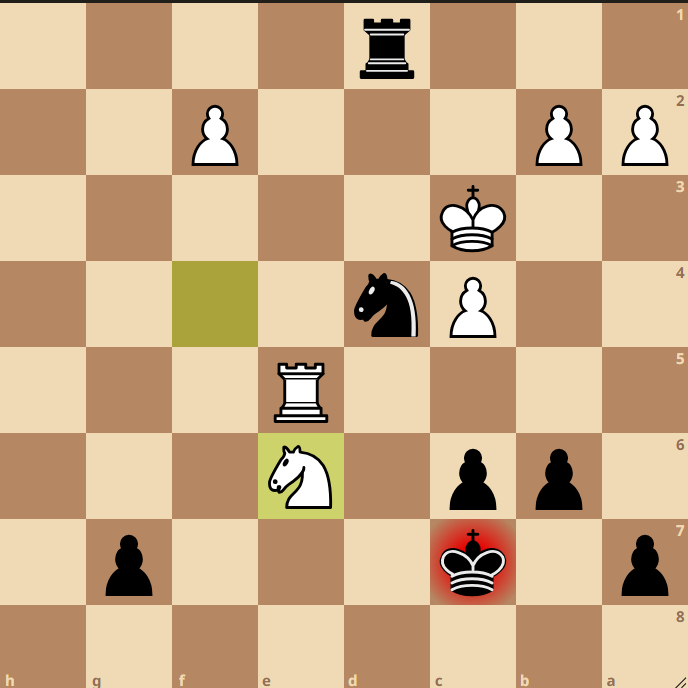
#> input picture chessbot/board.png, 688 x 688 px
$ python -i chessboard_finder.py   (imports and definitions only)
#> lines starting #> are read from the running program, lines starting #| are printed output that depends on the picture; after the words box and inside, x2 and y2 are one past the last pixel; in counts of white or black regions, pixels touching at a corner belong together
import numpy as np
import PIL.Image
import argparse
from time import time
from load_image import *


def nonmax_suppress_1d(arr, winsize=5):
    _arr = arr.copy()
    for i in range(_arr.size):
        left_neighborhood = arr[max(0, i - winsize) : i] if i > 0 else 0
        right_neighborhood = (
            arr[i + 1 : min(arr.size - 1, i + winsize)] if i < _arr.size - 2 else 0
        )
        if arr[i] < np.max(left_neighborhood) or arr[i] <= np.max(right_neighborhood):
            _arr[i] = 0
    return _arr


def findChessboardCorners(img_arr_gray, noise_threshold=8000):
    gx, gy = np.gradient(img_arr_gray)
    gx_pos = gx.copy()
    gx_pos[gx_pos < 0] = 0
    gx_neg = -gx.copy()
    gx_neg[gx_neg < 0] = 0

    gy_pos = gy.copy()
    gy_pos[gy_pos < 0] = 0
    gy_neg = -gy.copy()
    gy_neg[gy_neg < 0] = 0

    num_px = img_arr_gray.shape[0] * img_arr_gray.shape[1]
    hough_gx = gx_pos.sum(axis=1) * gx_neg.sum(axis=1)
    hough_gy = gy_pos.sum(axis=0) * gy_neg.sum(axis=0)

    if (
        min(hough_gx.std() / hough_gx.size, hough_gy.std() / hough_gy.size)
        < noise_threshold
    ):
        return None

    hough_gx = nonmax_suppress_1d(hough_gx) / hough_gx.max()
    hough_gy = nonmax_suppress_1d(hough_gy) / hough_gy.max()

    hough_gx[hough_gx < 0.2] = 0
    hough_gy[hough_gy < 0.2] = 0

    pot_lines_x = np.where(hough_gx)[0]
    pot_lines_y = np.where(hough_gy)[0]
    pot_lines_x_vals = hough_gx[pot_lines_x]
    pot_lines_y_vals = hough_gy[pot_lines_y]

    seqs_x = getAllSequences(pot_lines_x)
    seqs_y = getAllSequences(pot_lines_y)

    if len(seqs_x) == 0 or len(seqs_y) == 0:
        return None

    seqs_x_vals = [pot_lines_x_vals[[v in seq for v in pot_lines_x]] for seq in seqs_x]
    seqs_y_vals = [pot_lines_y_vals[[v in seq for v in pot_lines_y]] for seq in seqs_y]

    for i in range(len(seqs_x)):
        seq = seqs_x[i]
        seq_val = seqs_x_vals[i]

        if len(seq) > 9:
            while len(seq) > 7:
                if seq_val[0] > seq_val[-1]:
                    seq = seq[:-1]
                    seq_val = seq_val[:-1]
                else:
                    seq = seq[1:]
                    seq_val = seq_val[1:]

        seqs_x[i] = seq
        seqs_x_vals[i] = seq_val

    for i in range(len(seqs_y)):
        seq = seqs_y[i]
        seq_val = seqs_y_vals[i]

        while len(seq) > 9:
            if seq_val[0] > seq_val[-1]:
                seq = seq[:-1]
                seq_val = seq_val[:-1]
            else:
                seq = seq[1:]
                seq_val = seq_val[1:]

        seqs_y[i] = seq
        seqs_y_vals[i] = seq_val

    scores_x = np.array([np.mean(v) for v in seqs_x_vals])
    scores_y = np.array([np.mean(v) for v in seqs_y_vals])

    best_seq_x = seqs_x[scores_x.argmax()]
    best_seq_y = seqs_y[scores_y.argmax()]

    sub_seqs_x = [best_seq_x[k : k + 7] for k in range(len(best_seq_x) - 7 + 1)]
    sub_seqs_y = [best_seq_y[k : k + 7] for k in range(len(best_seq_y) - 7 + 1)]

    dx = np.median(np.diff(best_seq_x))
    dy = np.median(np.diff(best_seq_y))
    corners = np.zeros(4, dtype=int)

    corners[0] = int(best_seq_y[0] - dy)
    corners[1] = int(best_seq_x[0] - dx)
    corners[2] = int(best_seq_y[-1] + dy)
    corners[3] = int(best_seq_x[-1] + dx)

    gray_img_crop = PIL.Image.fromarray(img_arr_gray).crop(corners)

    k = 8
    quad = np.ones([k, k])
    kernel = np.vstack([np.hstack([quad, -quad]), np.hstack([-quad, quad])])
    kernel = np.tile(kernel, (4, 4))
    kernel = kernel / np.linalg.norm(kernel)

    k = 0
    n = max(len(sub_seqs_x), len(sub_seqs_y))
    final_corners = None
    best_score = None

    for i in range(len(sub_seqs_x)):
        for j in range(len(sub_seqs_y)):
            k = k + 1

            sub_corners = np.array(
                [
                    sub_seqs_y[j][0] - corners[0] - dy,
                    sub_seqs_x[i][0] - corners[1] - dx,
                    sub_seqs_y[j][-1] - corners[0] + dy,
                    sub_seqs_x[i][-1] - corners[1] + dx,
                ],
                dtype=int,
            )

            this_score = 0

            if (
                sub_corners[0] > 0
                and sub_corners[1] > 0
                and sub_corners[2] < np.min(gray_img_crop.size)
                and sub_corners[3] < np.min(gray_img_crop.size)
            ):
                this_score = 100
            else:
                this_score = -10

            if (best_score is None) or (this_score > best_score):
                best_score = this_score
                final_corners = (
                    corners[0] + sub_corners[0],
                    corners[1] + sub_corners[1],
                    corners[0] + sub_corners[2],
                    corners[1] + sub_corners[3],
                )
    return final_corners


def getAllSequences(seq, min_seq_len=7, err_px=5):
    seqs = []
    for i in range(seq.size - 1):
        for j in range(i + 1, seq.size):
            d = seq[j] - seq[i]
            if d < err_px or d > 100:
                continue

            s = [seq[i], seq[j]]
            n = s[-1] + d
            while np.abs((seq - n)).min() < err_px:
                n = seq[np.abs((seq - n)).argmin()]
                s.append(n)
                n = s[-1] + d

            if len(s) >= min_seq_len:
                s = np.array(s)
                seqs.append(s)
    return seqs


# [37 lines left out: function getChessTilesColor, not called in this run]


def getChessBoardGray(img, corners):
    height, width = img.shape

    padl_x = max(0, -corners[0])
    padl_y = max(0, -corners[1])
    padr_x = max(0, corners[2] - width)
    padr_y = max(0, corners[3] - height)

    img_padded = np.pad(img, ((padl_y, padr_y), (padl_x, padr_x)), mode="edge")

    chessboard_img = img_padded[
        (padl_y + corners[1]) : (padl_y + corners[3]),
        (padl_x + corners[0]) : (padl_x + corners[2]),
    ]

    chessboard_img_resized = (
        np.asarray(
            PIL.Image.fromarray(chessboard_img).resize([256, 256], PIL.Image.BILINEAR),
            dtype=np.uint8,
        )
        / 255.0
    )
    return chessboard_img_resized


def getChessTilesGray(img, corners):
    chessboard_img_resized = getChessBoardGray(img, corners)
    return getTiles(chessboard_img_resized)


def getTiles(processed_gray_img):
    tiles = np.zeros([32, 32, 64], dtype=np.float32)
    for rank in range(8):
        for file in range(8):
            tiles[:, :, (rank * 8 + file)] = processed_gray_img[
                (7 - rank) * 32 : ((7 - rank) + 1) * 32, file * 32 : (file + 1) * 32
            ]

    return tiles


def findGrayscaleTilesInImage(img):
    if img is None:
        return None, None

    img_arr = np.asarray(img.convert("L"), dtype=np.float32)

    corners = findChessboardCorners(img_arr)
    if corners is None:
        return None, None

    tiles = getChessTilesGray(img_arr, corners)

    return tiles, corners


# [21 lines left out: function main, not called in this run]


# [13 lines not run here, left out]

>>> from PIL import Image
>>> picture = Image.open('../../../chessbot/board.png')
#> picture is the input picture: PIL image 688x688 RGB; mean R, G, B 202.5, 171.2, 135.6
>>> result = findGrayscaleTilesInImage(picture)
#> in findChessboardCorners, `gx, gy = np.gradient(img_arr_gray)`:
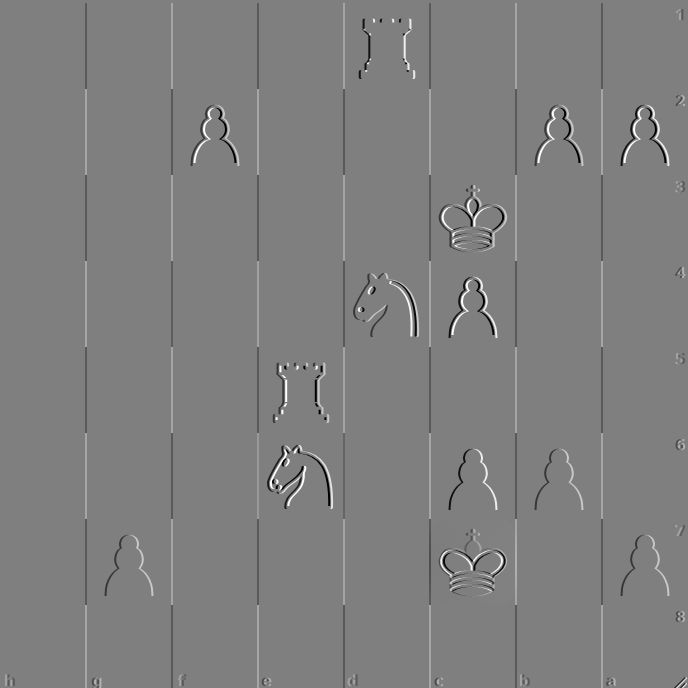
#> gy: shape (688, 688) float32; min -127.5, max 127.5, mean 0; drawn with min black and max white
#> in findChessboardCorners, `gx_pos[gx_pos < 0] = 0`:
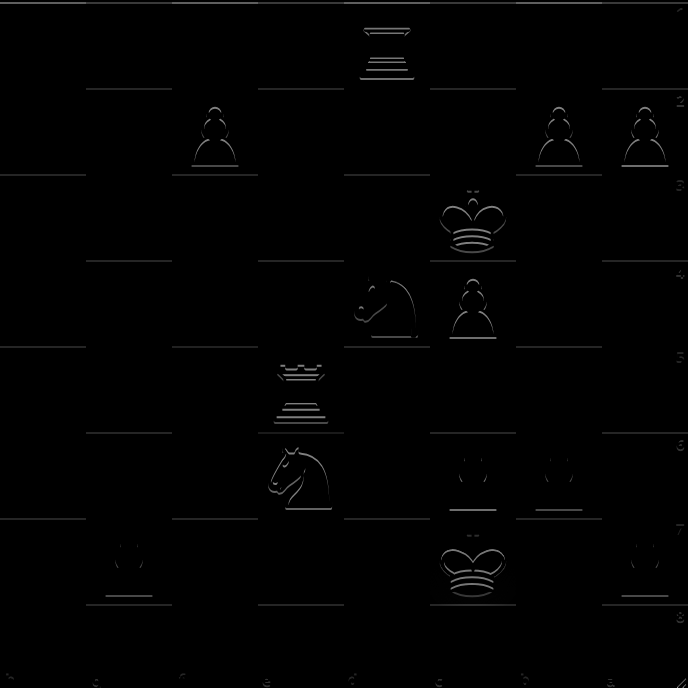
#> gx_pos: shape (688, 688) float32; min 0, max 156, mean 1.5
#> in findChessboardCorners, `gx_neg[gx_neg < 0] = 0`:
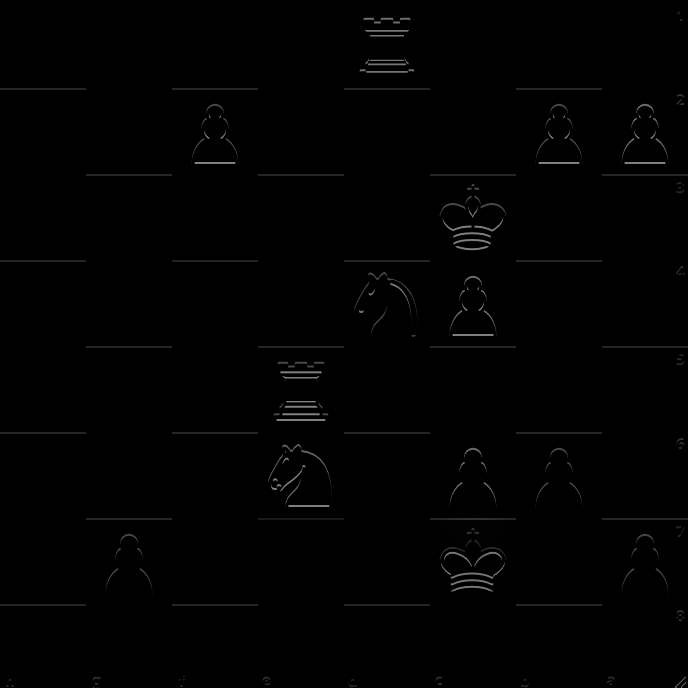
#> gx_neg: shape (688, 688) float32; min 0, max 127.5, mean 1.3
#> in findChessboardCorners, `gy_pos[gy_pos < 0] = 0`:
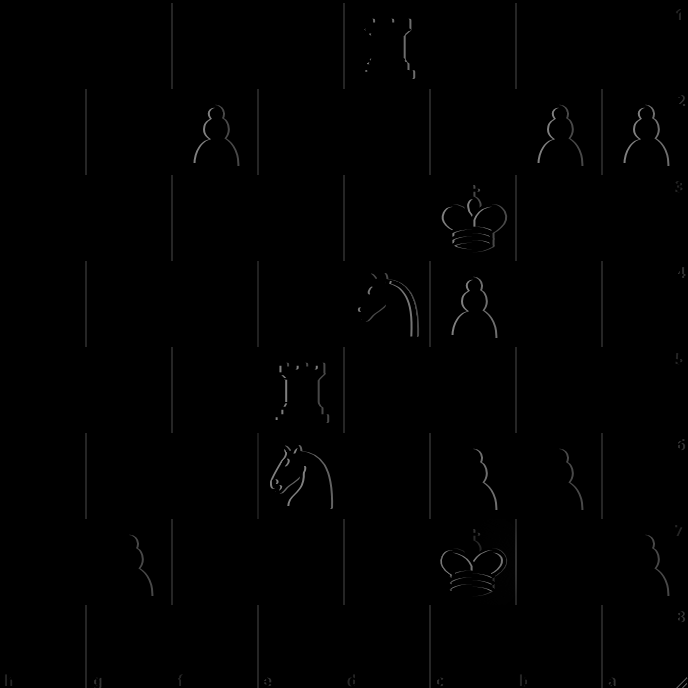
#> gy_pos: shape (688, 688) float32; 2.74% of pixels changed, all inside (x1, y1, x2, y2) = (0, 1, 686, 688)
#> in findChessboardCorners, `gy_neg[gy_neg < 0] = 0`:
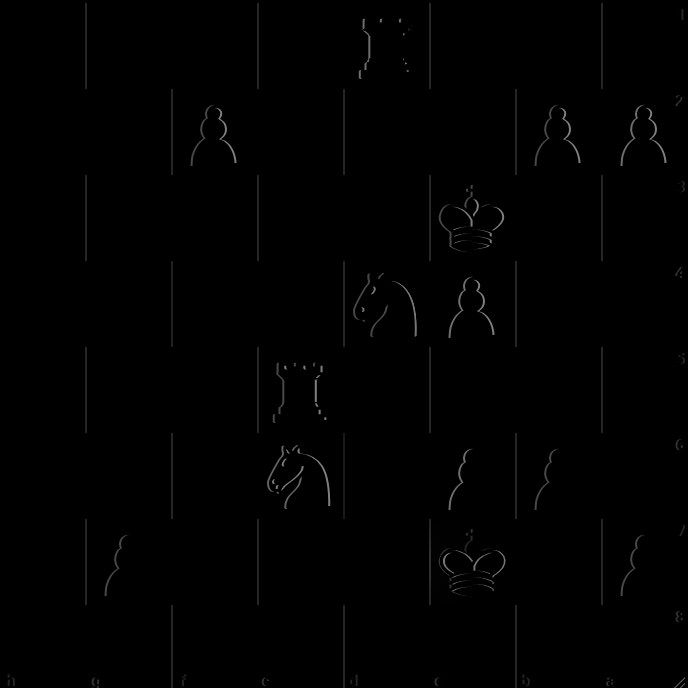
#> gy_neg: shape (688, 688) float32; min 0, max 127.5, mean 1.1
#> in findChessboardCorners, `hough_gx = gx_pos.sum(axis=1) * gx_neg.sum(axis=1)`: hough_gx = 688 values, max 173408256 at index 604, min 0 at index 1, mean 3653337
#> in findChessboardCorners, `hough_gy = gy_pos.sum(axis=0) * gy_neg.sum(axis=0)`: hough_gy = 688 values, max 171972688 at index 430, min 0 at index 0, mean 3745569.5
#> the loop in nonmax_suppress_1d, `for i in range(_arr.size):` made 688 passes
#> (left_neighborhood, right_neighborhood) on passes 1 to 3: (0, [0, 0, 0, 0]), ([342], [0, 0, 0, 0]), ([342, 0], [0, 0, 0, 0])
#> in findChessboardCorners, `hough_gx = nonmax_suppress_1d(hough_gx) / hough_gx.max()`: hough_gx = 688 values, max 1 at index 604, min 0 at index 1, mean 0.0101
#> the loop in nonmax_suppress_1d (call 2), `for i in range(_arr.size):` made 688 passes
#> left_neighborhood on passes 18 to 20: [1708.5, 0, 0, 0, 0], [0, 0, 0, 0, 0], [0, 0, 0, 0, 0]
#> in findChessboardCorners, `hough_gy = nonmax_suppress_1d(hough_gy) / hough_gy.max()`: hough_gy = 688 values, max 1 at index 430, min 0 at index 0, mean 0.0101
#> in findChessboardCorners, `pot_lines_x = np.where(hough_gx)[0]`: pot_lines_x = [89, 175, 261, 347, 433, 519, 604]
#> in findChessboardCorners, `pot_lines_y = np.where(hough_gy)[0]`: pot_lines_y = [86, 172, 258, 344, 430, 515, 602]
#> in findChessboardCorners, `pot_lines_x_vals = hough_gx[pot_lines_x]`: pot_lines_x_vals = [0.96, 0.96, 0.934, 0.934, 0.886, 0.927, 1]
#> in findChessboardCorners, `pot_lines_y_vals = hough_gy[pot_lines_y]`: pot_lines_y_vals = [0.959, 0.933, 0.859, 0.885, 1, 1, 0.959]
#> after the loop in getAllSequences, `for i in range(seq.size - 1):`: seqs = [[89, 175, 261, 347, 433, 519, 604]]
#> in findChessboardCorners, `seqs_y = getAllSequences(pot_lines_y)`: seqs_y = [[86, 172, 258, 344, 430, 515, 602]]
#> in findChessboardCorners, `seqs_x_vals = [pot_lines_x_vals[[v in seq for v in pot_lines_x]] for s..`: seqs_x_vals = [[0.96, 0.96, 0.934, 0.934, 0.886, 0.927, 1]]
#> in findChessboardCorners, `seqs_y_vals = [pot_lines_y_vals[[v in seq for v in pot_lines_y]] for s..`: seqs_y_vals = [[0.959, 0.933, 0.859, 0.885, 1, 1, 0.959]]
#> the loop in findChessboardCorners, `for i in range(len(seqs_x)):` made 1 pass
#> the loop in findChessboardCorners, `for i in range(len(seqs_y)):` made 1 pass
#> in findChessboardCorners, `scores_x = np.array([np.mean(v) for v in seqs_x_vals])`: scores_x = [0.943]
#> in findChessboardCorners, `scores_y = np.array([np.mean(v) for v in seqs_y_vals])`: scores_y = [0.942]
#> in findChessboardCorners, `best_seq_x = seqs_x[scores_x.argmax()]`: best_seq_x = [89, 175, 261, 347, 433, 519, 604]
#> in findChessboardCorners, `best_seq_y = seqs_y[scores_y.argmax()]`: best_seq_y = [86, 172, 258, 344, 430, 515, 602]
#> in findChessboardCorners, `sub_seqs_x = [best_seq_x[k : k + 7] for k in range(len(best_seq_x) - 7..`: sub_seqs_x = [[89, 175, 261, 347, 433, 519, 604]]
#> in findChessboardCorners, `sub_seqs_y = [best_seq_y[k : k + 7] for k in range(len(best_seq_y) - 7..`: sub_seqs_y = [[86, 172, 258, 344, 430, 515, 602]]
#> in findChessboardCorners, `dx = np.median(np.diff(best_seq_x))`: dx = 86
#> in findChessboardCorners, `gray_img_crop = PIL.Image.fromarray(img_arr_gray).crop(corners)`:
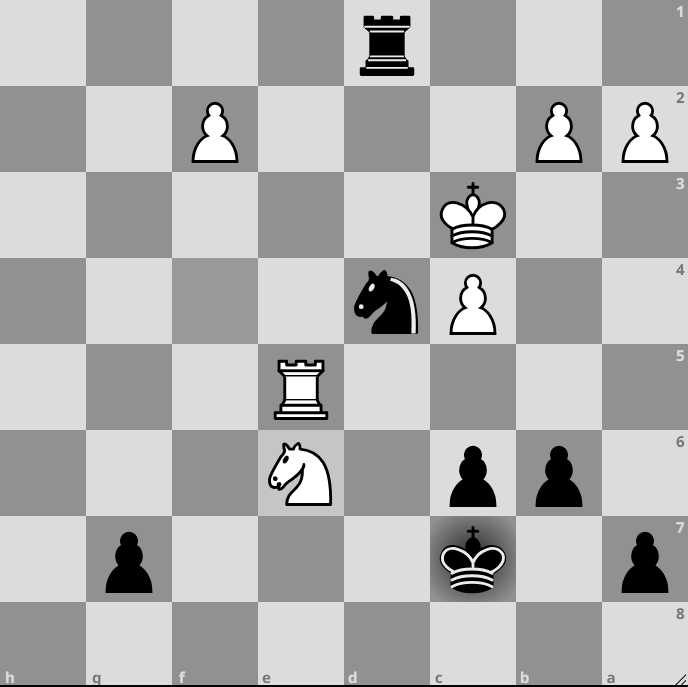
#> gray_img_crop: PIL image 688x687 F; min 0, max 255, mean 176.7
#> in findChessboardCorners, `n = max(len(sub_seqs_x), len(sub_seqs_y))`: n = 1
#> the loop in findChessboardCorners, `for i in range(len(sub_seqs_x)):` made 1 pass
#> after the loop in findChessboardCorners, `for i in range(len(sub_seqs_x)):`: best_score = -10; final_corners = (0, 3, 688, 690); k = 1
#> in findGrayscaleTilesInImage, `corners = findChessboardCorners(img_arr)`: corners = (0, 3, 688, 690)
#> in getChessBoardGray, `padl_x = max(0, -corners[0])`: padl_x = 0
#> in getChessBoardGray, `padr_y = max(0, corners[3] - height)`: padr_y = 2
#> in getChessBoardGray, `chessboard_img_resized = ( np.asarray( PIL.Image.fromarray(chessboard_..`:
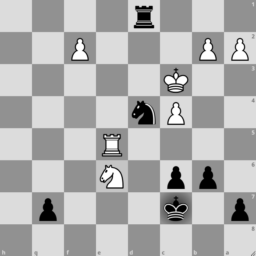
#> chessboard_img_resized: shape (256, 256) float64; min 0, max 1, mean 0.694

$ run again, on stockfish/board.png
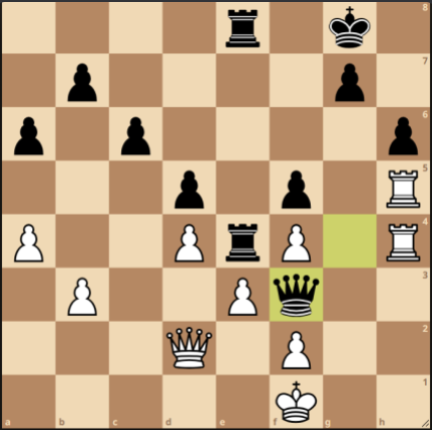
#> input picture stockfish/board.png, 432 x 430 px
#> picture is the input picture: PIL image 432x430 RGBA; mean R, G, B, A 194.1, 164.3, 130.1, 255
#> gx_pos: shape (430, 432) float32; min 0, max 107.5, mean 2.3
#> gy_pos: shape (430, 432) float32; min 0, max 110, mean 2.2
#> in findChessboardCorners, `gy_neg[gy_neg < 0] = 0`:
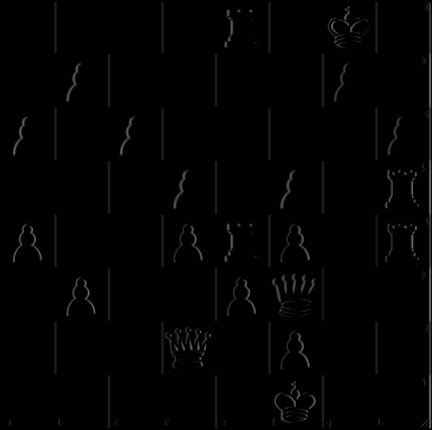
#> gy_neg: shape (430, 432) float32; min 0, max 108.5, mean 2.2
#> in findChessboardCorners, `hough_gx = gx_pos.sum(axis=1) * gx_neg.sum(axis=1)`: hough_gx = 430 values, max 50908224 at index 53, min 0 at index 0, mean 1603329.9
#> in findChessboardCorners, `hough_gy = gy_pos.sum(axis=0) * gy_neg.sum(axis=0)`: hough_gy = 432 values, max 44852244 at index 55, min 0 at index 5, mean 1640407.2
#> the loop in nonmax_suppress_1d, `for i in range(_arr.size):` made 430 passes
#> (left_neighborhood, right_neighborhood) on passes 1 to 3: (0, [42067.5, 661689.5, 6599.2, 910]), ([0], [661689.5, 6599.2, 910, 306.2]), ([0, 42067.5], [6599.2, 910, 306.2, 6709.5])
#> in findChessboardCorners, `hough_gx = nonmax_suppress_1d(hough_gx) / hough_gx.max()`: hough_gx = 430 values, max 1 at index 53, min 0 at index 0, mean 0.0155
#> the loop in nonmax_suppress_1d (call 2), `for i in range(_arr.size):` made 432 passes
#> (left_neighborhood, right_neighborhood) on passes 1 to 3: (0, [32015.5, 32042.5, 2471, 67]), ([19492], [32042.5, 2471, 67, 0]), ([19492, 32015.5], [2471, 67, 0, 238.5])
#> in findChessboardCorners, `hough_gy = nonmax_suppress_1d(hough_gy) / hough_gy.max()`: hough_gy = 432 values, max 1 at index 55, min 0 at index 0, mean 0.015
#> pot_lines_x = [53, 107, 160, 214, 260, 267, 321, 374]
#> pot_lines_y = [55, 108, 162, 216, 269, 323, 376]
#> pot_lines_x_vals = [1, 0.914, 0.741, 0.778, 0.273, 0.559, 0.83, 0.727]
#> pot_lines_y_vals = [1, 0.85, 0.793, 0.779, 0.731, 0.729, 0.925]
#> after the loop in getAllSequences, `for i in range(seq.size - 1):`: seqs = [[53, 107, 160, 214, 267, 321, 374]]
#> seqs_y = [[55, 108, 162, 216, 269, 323, 376]]
#> seqs_x_vals = [[1, 0.914, 0.741, 0.778, 0.559, 0.83, 0.727]]
#> seqs_y_vals = [[1, 0.85, 0.793, 0.779, 0.731, 0.729, 0.925]]
#> the loop in findChessboardCorners, `for i in range(len(seqs_x)):` made 1 pass
#> the loop in findChessboardCorners, `for i in range(len(seqs_y)):` made 1 pass
#> scores_x = [0.793]
#> scores_y = [0.829]
#> best_seq_x = [53, 107, 160, 214, 267, 321, 374]
#> best_seq_y = [55, 108, 162, 216, 269, 323, 376]
#> sub_seqs_x = [[53, 107, 160, 214, 267, 321, 374]]
#> sub_seqs_y = [[55, 108, 162, 216, 269, 323, 376]]
#> dx = 53.5
#> n = 1
#> the loop in findChessboardCorners, `for i in range(len(sub_seqs_x)):` made 1 pass
#> after the loop in findChessboardCorners, `for i in range(len(sub_seqs_x)):`: best_score = -10; final_corners = (1, 0, 429, 427); k = 1
#> corners = (1, 0, 429, 427)
#> padl_x = 0
#> in getChessBoardGray, `chessboard_img_resized = ( np.asarray( PIL.Image.fromarray(chessboard_..`:
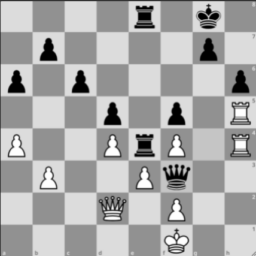
#> chessboard_img_resized: shape (256, 256) float64; min 0, max 1, mean 0.669
